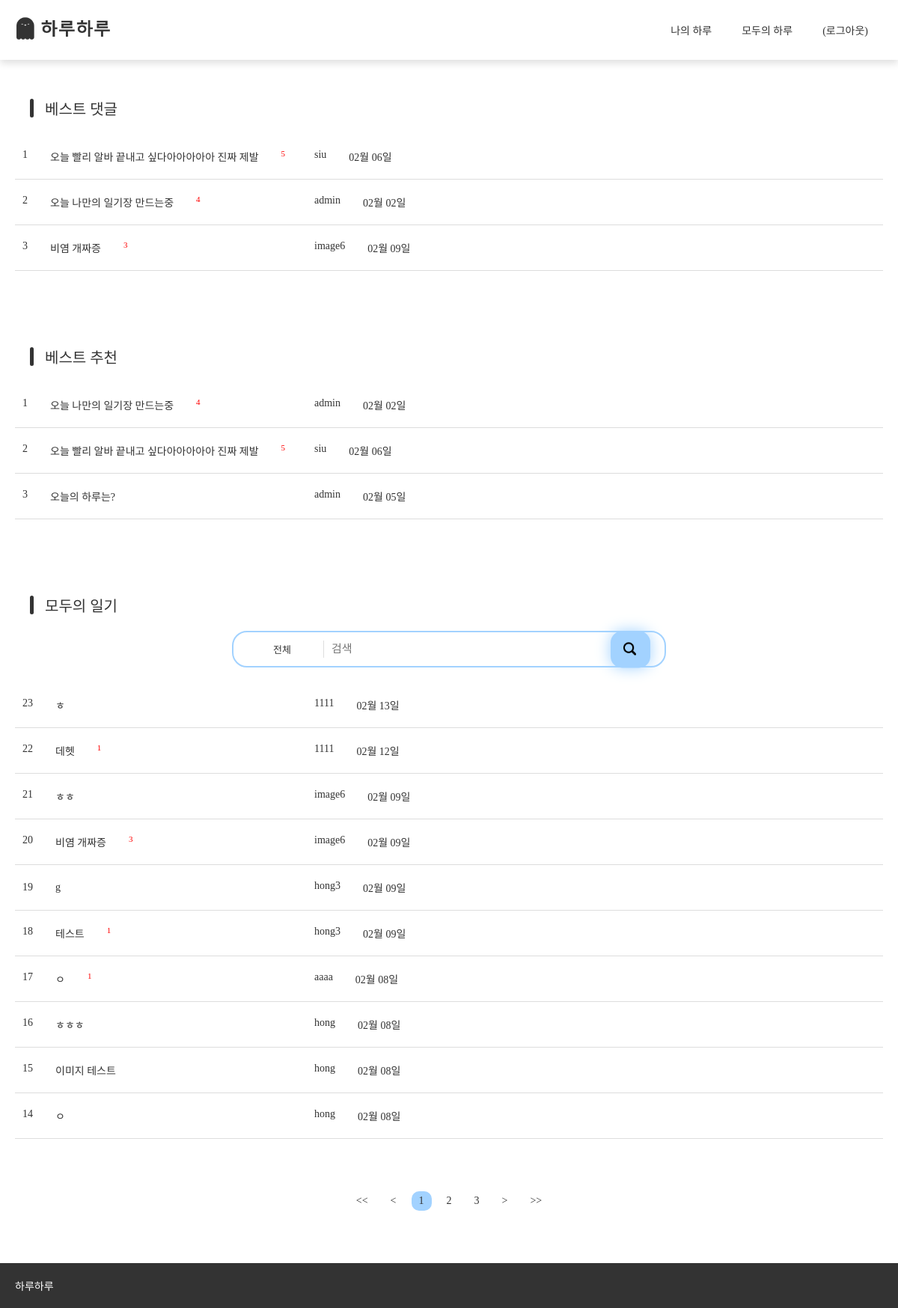
The page /diary/every (signed in) on the database its author committed.
### diary/models.py (models this page shows, shortened)
class CreateDiary(models.Model):
    author = models.ForeignKey(User, on_delete=models.CASCADE, related_name='author_diary')
    diary_id = models.AutoField(primary_key=True)
    date = models.CharField(max_length=30,blank=True,null=True)
    create_date = models.DateTimeField()
    modify_date = models.DateTimeField(blank=True, null=True)
    weather = models.CharField(max_length=30)
    mood = models.CharField(max_length=30)
    title = models.CharField(max_length=200)
    content = models.TextField()
    photo = models.ImageField(blank=True,null=True, upload_to='diary_photo/')
    reflection = models.CharField(max_length=200, blank=True, null=True)
    voter = models.ManyToManyField(User, related_name='voter_diary')
    praise = models.CharField(max_length=200, blank=True, null=True)
    disclose_choice= (
        ('public', '공개'),
        ('private', '비공개'),
    )
    disclose = models.CharField(max_length=20, choices=disclose_choice, default='public')

### diary/views/base_views.py (the view, shortened to what this page needs)
# urls.py: path('diary/every', base_views.diary_every, name='diary_every'),
def diary_every(request):
    page = request.GET.get('page','1') # 페이지
    diary_list2 = CreateDiary.objects.filter(disclose='public').order_by('-create_date')
    most_common_questions = Answer.objects.values('question_id').annotate(question_count=Count('question_id')).order_by('-question_count')[:3]
    best_diaries = [CreateDiary.objects.get(pk=question['question_id']) for question in most_common_questions]
    recommend_questions = CreateDiary.objects.annotate(voter_count=Count('voter')).order_by('-voter_count')[:3]
    content = request.GET.get('content','전체')
    kw = request.GET.get('kw', '')  # 검색어
    if content == '전체':
        diary_list2 = diary_list2
    elif content == '제목/내용':
        diary_list2 = diary_list2.filter(
            Q(title__icontains=kw)  # 제목 검색
        ).distinct()
    elif content == '답변':
        diary_list2 = diary_list2.filter(
            Q(content__icontains=kw)  # 내용 검색
        ).distinct()
    elif content == '일기 글쓴이':
        diary_list2 = diary_list2.filter(
            Q(author__username__icontains=kw)  # 질문 글쓴이 검색
        ).distinct()
    elif content == '답변 글쓴이':
        diary_list2 = diary_list2.filter(
            Q(answer__author__username__icontains=kw)  # 답변 글쓴이 검색
        ).distinct()
    paginator = Paginator(diary_list2, 10) # 페이지당 10개씩 보여주기
    page_obj = paginator.get_page(page)
    context = {
        'diary_list2':page_obj,
        'best_diaries': best_diaries,
        'recommend_questions': recommend_questions,
        'page': page, 'kw': kw
    }
    return render(request, 'diary/diary_every_list.html', context)

### diary/templatetags/custom_date.py (called while the page is built)
@register.filter
def relative_time(date):
    now = timezone.now()
    date_diff = now - date
    if date_diff < timedelta(minutes=1):
        return '방금 전'
    elif date_diff < timedelta(hours=1):
        return str(int(date_diff.seconds / 60)) + '분 전'
    elif date_diff < timedelta(days=1):
        return str(int(date_diff.seconds / 3600)) + '시간 전'
    elif date_diff < timedelta(days=2):
        return '어제'
    elif date_diff < timedelta(days=7):
        return str(int((date_diff.days))+1 ) + '일 전'
    else:
        if date.year == now.year:
            return date.strftime('%m월 %d일')
        else:
            return date.strftime('%Y년 %m월 %d일')

### diary/templatetags/diary_filter.py (called while the page is built)
@register.filter
def sub(value, arg):
    return value - arg

### templates/diary/diary_every_list.html (shortened to what this page needs)
{% extends 'base.html' %}
{% load custom_date %}
{% load diary_filter %}
{% load static %}
{% block content %}
<link rel="stylesheet" href="{% static 'css/diary/diary_list.css' %}">
<link rel="stylesheet" href="{% static 'css/diary/diary_every.css' %}">
<main>
    <div class="container">
        <div class="every_list_box">
            <div class="list_box">
                <div class="list_title">베스트 댓글</div>
                {% if best_diaries %}
                    <ul class="best_ul">
                        {% for diary in best_diaries %}
                            <li>
                                <a href="{% url 'diary:detail' diary.diary_id %}">
                                    <span style="display: flex; gap: 30px;" class="desk_span">
                                        <div class="content">
                                            <span>{{ forloop.counter }}</span>
                                            <span>{{ diary.title }}</span>
                                            {% if diary.answer_set.count > 0 %}
                                                <span class="text-danger small mx-2" style="font-size: 11px; color: red;">{{ diary.answer_set.count }}</span>
                                            {% endif %}
                                        </div>
                                        <div class="ext_box">
                                            <span>{{ diary.author.username }}</span>
                                            <span>{{ diary.create_date|relative_time  }}</span>
                                        </div>
                                    </span>
                                </a>
                            </li>
                        {% endfor %}
                    </ul>
                {% endif %}
            </div>
            <div class="list_box">
                <div class="list_title">베스트 추천</div>
                {% if recommend_questions %}
                    <ul class="best_ul">
                        {% for diary in recommend_questions %}
                            <li>
                                <a href="{% url 'diary:detail' diary.diary_id %}">
                                    <span style="display: flex; gap: 30px;" class="desk_span">
                                        <div class="content">
                                            <span>{{ forloop.counter }}</span>
                                            <span>{{ diary.title }}</span>
                                            {% if diary.answer_set.count > 0 %}
                                                <span class="text-danger small mx-2" style="font-size: 11px; color: red;">{{ diary.answer_set.count }}</span>
                                            {% endif %}
                                        </div>
                                        <div class="ext_box">
                                            <span>{{ diary.author.username }}</span>
                                            <span>{{ diary.create_date|relative_time  }}</span>
                                        </div>
                                    </span>
                                </a>
                            </li>
                        {% endfor %}
                    </ul>
                {% endif %}
            </div>
            <div class="list_box">
                <div class="list_title">모두의 일기</div>
                <div class="list_search_box">
                    <div class="ls_box">
                        <span class="search_select_box">전체</span>
                        <input placeholder="검색" type="text" id="search_kw" class="form-control" value="{{ kw|default_if_none:'' }}">
                        <div class="search_group-append">
                            <button class="btn btn-outline-secondary" type="button" id="btn_search">
                                <img src="{% static 'img/common/search_icon.png' %}" alt="검색">
                            </button>
                        </div>
                    </div>
                </div>
                {% if diary_list2 %}
                    <ul class="list_ul">
                    {% for diary in diary_list2 %}
                        <li>
                            <a href="{% url 'diary:detail' diary.diary_id %}">
                                <span style="display: flex; gap: 30px;" class="desk_span">
                                    <div class="content">
                                        <span>{{ diary_list2.paginator.count|sub:diary_list2.start_index|sub:forloop.counter0|add:1 }}</span>
                                        <span>{{ diary.title }}</span>
                                        {% if diary.answer_set.count > 0 %}
                                        <span class="text-danger small mx-2" style="font-size: 11px; color: red;">{{ diary.answer_set.count }}</span>
                                        {% endif %}
                                    </div>
                                    <div class="ext_box">
                                        <span>{{ diary.author.username }}</span>
                                        <span>{{ diary.create_date|relative_time  }}</span>
                                    </div>
                                </span>
                            </a>
                        </li>
                    {% endfor %}
                    </ul>
                {% else %}
                    <p>일기를 작성해주세요~ :D</p>
                {% endif %}
                {% if diary_list2 %}
                    <ul class="pagination justify-content-center">
                        <li class="page-item">
                            <a class="page-link" href="?page=1"><<</a>
                        </li>
                        {% if diary_list2.has_previous %}
                        <li class="page-item">
                            <a class="page-link" data-page="{{ diary_list2.previous_page_number }}" href="javascript:void(0)"><</a>
                        </li>
                        {% else %}
                        <li class="page-item disabled">
                            <a class="page-link" tabindex="-1" aria-disabled="true" href="#"><</a>
                        </li>
                        {% endif %}
                        {% for page_number in diary_list2.paginator.page_range %}
                        {% if page_number == diary_list2.number %}
                        <li class="page-item active" aria-current="page">
                            <a class="page-link" data-page="{{ page_number }}" href="javascript:void(0)">{{ page_number }}</a>
                        </li>
                        {% else %}
                        <li class="page-item">
                            <a class="page-link" data-page="{{ page_number }}" href="javascript:void(0)">{{ page_number }}</a>
                        </li>
                        {% endif %}
                        {% endfor %}
                        {% if diary_list2.has_next %}
                        <li class="page-item">
                            <a class="page-link" data-page="{{ diary_list2.next_page_number }}" href="javascript:void(0)">></a>
                        </li>
                        {% else %}
                        <li class="page-item disabled">
                            <a class="page-link" tabindex="-1" aria-disabled="true" href="#">></a>
                        </li>
                        {% endif %}
                        <li class="page-item disabled">
                            <a class="page-link" data-page="{{ diary_list2.paginator.num_pages }}" href="javascript:void(0)">>></a>
                        </li>
                    </ul>
                {% endif %}
            </div>
        </div>
    </div>
</main>
{% endblock %}

### static/css/base.css (style rules this page uses)
body { margin: 0; font-family: 'ScoreDream'; color: #333; }
ul { list-style: none; margin: 0; padding: 0; }
a { display: inline-block; text-decoration: none; color: inherit; }
main { margin-top: 50px; min-height: 75vh; }
.container { width: 100%; max-width: 1200px; margin: auto; }
@media (max-width: 1200px) { .container { width: 100%; max-width: 100%; padding: 0 20px; box-sizing: border-box; font-size: 14px; } }

### static/css/diary/diary_list.css (style rules this page uses)
body { margin: 0; font-family: 'ScoreDream'; color: #333; }
.best_ul, .list_ul { display: flex; flex-direction: column; }
.best_ul li, .list_ul li { font-size: 14px; padding: 0 10px; box-sizing: border-box; border-bottom: 1px solid #ddd; background-color: transparent; }
.best_ul li a, .list_ul li a { display: flex; justify-content: space-between; width: 100%; padding: 20px 0; box-sizing: border-box; font-weight: 500; }
.page-item { background-color: transparent; padding: 5px 10px; border-radius: 10px; }
.page-item.active { background-color: #A2D2FF; }
.pagination { margin-top: 50px; display: flex; justify-content: center; gap: 10px; align-items: center; }

### static/css/diary/diary_every.css (style rules this page uses)
.best_ul li a > span, .list_ul li a > span { grid-template-columns: repeat(3,1fr); gap: 10px; align-items: center; width: 100%; }
.ext_box, .content { display: flex; gap: 30px; }
.desk_span { display: grid !important; }
.every_list_box { display: flex; flex-direction: column; gap: 100px; }
.list_box { display: flex; flex-direction: column; gap: 20px; }
.list_title { font-size: 20px; font-weight: 500; display: flex; align-items: center; gap: 15px; transform: translate(20px, 0); }
.list_title::before { content: ''; display: inline-block; width: 5px; height: 25px; background-color: #333; border-radius: 10px; }
.list_search_box { width: 50%; margin: auto; position: relative; }
.ls_box { display: grid; grid-template-columns: 80px 1fr; gap: 10px; margin: auto; }
.ls_box { display: grid; grid-template-columns: 90px 1fr; gap: 10px; margin: auto; padding: 10px 80px 10px 20px; box-sizing: border-box; border: 2px solid #A2D2FF; border-radius: 20px; overflow: hidden; align-items: center; }
.ls_box .form-control { outline: none; border: none; font-size: 15px; padding: 3px 10px; border-left: 1px solid #ddd; font-family: 'ScoreDream'; }
.search_select_box { font-size: 13px; font-weight: 400; padding: 3px 10px; cursor: pointer; text-align: center; }
.search_group-append { position: absolute; top: 50%; right: 20px; transform: translate(-1px, -50%); background: #A2D2FF; border-radius: 15px; padding: 11px 15px; box-shadow: 0 0 20px 0 #A2D2FF; cursor: pointer; }
.search_group-append button { border: none; background: none; font-family: 'SCoreDream'; padding: 0; transform: translate(-1px, 1px); cursor: pointer; }
.search_group-append button img { width: 23px; }

### rows shown on the page
CreateDiary: title "오늘 빨리 알바 끝내고 싶다아아아아아 진짜 제발", answer_set.count "5", author.username "siu", create_date|relative_time "02월 06일"
CreateDiary: title "오늘 나만의 일기장 만드는중", answer_set.count "4", author.username "admin", create_date|relative_time "02월 02일"
CreateDiary: title "비염 개짜증", answer_set.count "3", author.username "image6", create_date|relative_time "02월 09일", paginator.count|sub "20"
CreateDiary: title "오늘의 하루는?", author.username "admin", create_date|relative_time "02월 05일"
CreateDiary: paginator.count|sub "23", title "ㅎ", author.username "1111", create_date|relative_time "02월 13일"
CreateDiary: paginator.count|sub "22", title "데헷", answer_set.count "1", author.username "1111", create_date|relative_time "02월 12일"
CreateDiary: paginator.count|sub "21", title "ㅎㅎ", author.username "image6", create_date|relative_time "02월 09일"
CreateDiary: paginator.count|sub "19", title "g", author.username "hong3", create_date|relative_time "02월 09일"
CreateDiary: paginator.count|sub "18", title "테스트", answer_set.count "1", author.username "hong3", create_date|relative_time "02월 09일"
CreateDiary: paginator.count|sub "17", title "ㅇ", answer_set.count "1", author.username "aaaa", create_date|relative_time "02월 08일"
CreateDiary: paginator.count|sub "16", title "ㅎㅎㅎ", author.username "hong", create_date|relative_time "02월 08일"
CreateDiary: paginator.count|sub "15", title "이미지 테스트", author.username "hong", create_date|relative_time "02월 08일"
CreateDiary: paginator.count|sub "14", title "ㅇ", author.username "hong", create_date|relative_time "02월 08일"

### other values the page prints
{{ page_number }} "1"
{{ page_number }} "2" "3"
